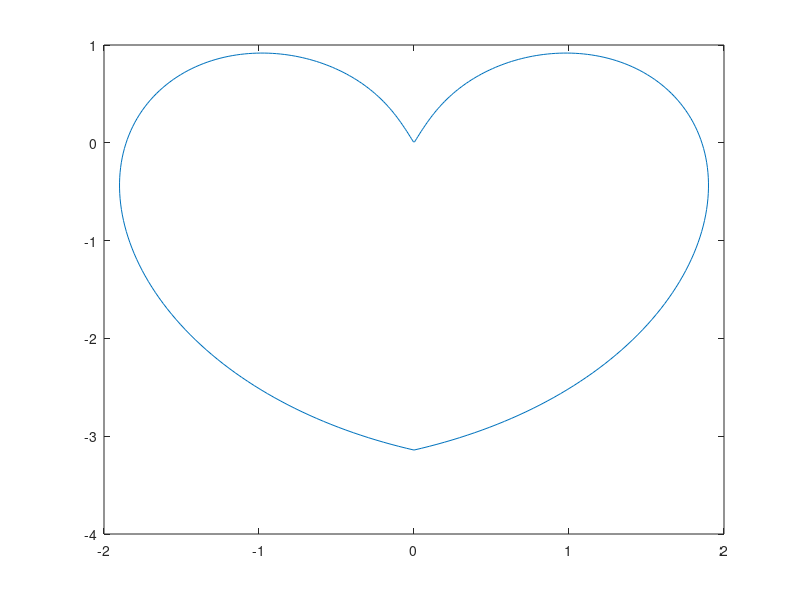

Source code (MATLAB): (Note: this script raises an error after producing the figure.)
n = 20;r = 0.1;
c = exp(2i*pi*(1:n)/n);
rr = r*ones(size(c));
N = max(0, round(4+.5*log10(r)));

npts = 3*N+2;

t = 0:0.5:2*pi;
x = sin(t).^3;
y = 2+(1/16)*(13*cos(t)-5*cos(2*t)-2*cos(3*t)-cos(4*t));

t = linspace(-pi,pi, 350);
X =  t .* sin( pi * .872*sin(t)./t);
Y = -abs(t) .* cos(pi * sin(t)./t);
plot(X,Y);
p = [X', Y'];
c = curvspace(p, n);

% circ = exp((1:npts)'*2i*pi/npts);
z = []; for j=1:n
    z=[z;c(j)+rr(j)*circ]; end
A = [0; -ones(size(z))];
zs = 1.5;
rhs = [0; -log(abs(z-zs))];
for j=1:n
    A = [A [1; log(abs(z-c(j)))]];
    for k = 1:N
        zck = (z-c(j)).^(-k);
        A = [A [0; real(zck)] [0;imag(zck)]];
    end
end
disp(size(A));
disp(size(rhs));
X = A\rhs;
disp(size(X));
e=X(1); X(1) = []; %constant voltage on wires
d = X(1:2*N+1:end); X(1:2*N+1:end) = [];
a = X(1:2:end); b=X(2:2:end);


x = linspace(-1.4, 2.2, 120); y = linspace(-1.8, 1.8, 120);
[xx, yy] = meshgrid(x, y); zz=xx+1i*yy; uu=log(abs(zz-zs));
% disp(uu)

for j=1:n
    uu = uu+d(j)*log(abs(zz-c(j)));
    for k=1:N, zck = (zz-c(j)).^(-k); kk=k+(j-1)*N;
        uu = uu+a(kk)*real(zck)+b(kk)*imag(zck); end
end

for j=1:n, uu(abs(zz-c(j))<rr(j)) = NaN; end
z = exp(pi*1i*(-50:50)'/50);
for j=1:n, disk = c(j)+rr(j)*z; fill(real(disk), imag(disk), [1 .7 .7])
    hold on, plot(disk, '-r'), end
contour(xx, yy, real(uu), -2:.1:1.2), colormap([0 0 0]), axis([-1.4 2.2 -1.8 1.8])
axis square, plot(real(zs), imag(zs), '.r')
